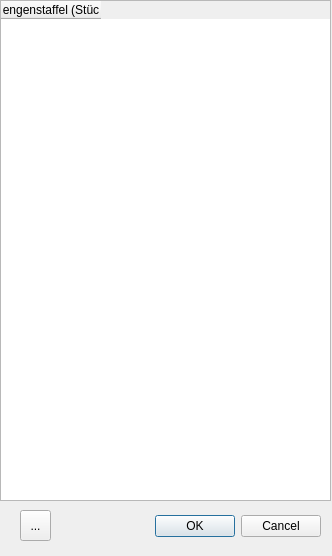
<?xml version="1.0" encoding="UTF-8"?>
<ui version="4.0">
 <class>Dialog</class>
 <widget class="QDialog" name="Dialog">
  <property name="geometry">
   <rect>
    <x>0</x>
    <y>0</y>
    <width>332</width>
    <height>556</height>
   </rect>
  </property>
  <property name="windowTitle">
   <string>Taschen definieren</string>
  </property>
  <widget class="QDialogButtonBox" name="buttonBox">
   <property name="geometry">
    <rect>
     <x>120</x>
     <y>510</y>
     <width>201</width>
     <height>32</height>
    </rect>
   </property>
   <property name="orientation">
    <enum>Qt::Horizontal</enum>
   </property>
   <property name="standardButtons">
    <set>QDialogButtonBox::Cancel|QDialogButtonBox::Ok</set>
   </property>
  </widget>
  <widget class="QTableWidget" name="tableWidget">
   <property name="geometry">
    <rect>
     <x>0</x>
     <y>0</y>
     <width>331</width>
     <height>501</height>
    </rect>
   </property>
   <column>
    <property name="text">
     <string>Mengenstaffel (Stück)</string>
    </property>
   </column>
  </widget>
  <widget class="QToolButton" name="toolButton_add">
   <property name="geometry">
    <rect>
     <x>20</x>
     <y>510</y>
     <width>31</width>
     <height>31</height>
    </rect>
   </property>
   <property name="text">
    <string>...</string>
   </property>
   <property name="icon">
    <iconset>
     <normaloff>Icons/greenPlus.png</normaloff>Icons/greenPlus.png</iconset>
   </property>
  </widget>
 </widget>
 <resources/>
 <connections>
  <connection>
   <sender>buttonBox</sender>
   <signal>accepted()</signal>
   <receiver>Dialog</receiver>
   <slot>accept()</slot>
   <hints>
    <hint type="sourcelabel">
     <x>248</x>
     <y>254</y>
    </hint>
    <hint type="destinationlabel">
     <x>157</x>
     <y>274</y>
    </hint>
   </hints>
  </connection>
  <connection>
   <sender>buttonBox</sender>
   <signal>rejected()</signal>
   <receiver>Dialog</receiver>
   <slot>reject()</slot>
   <hints>
    <hint type="sourcelabel">
     <x>316</x>
     <y>260</y>
    </hint>
    <hint type="destinationlabel">
     <x>286</x>
     <y>274</y>
    </hint>
   </hints>
  </connection>
 </connections>
</ui>
